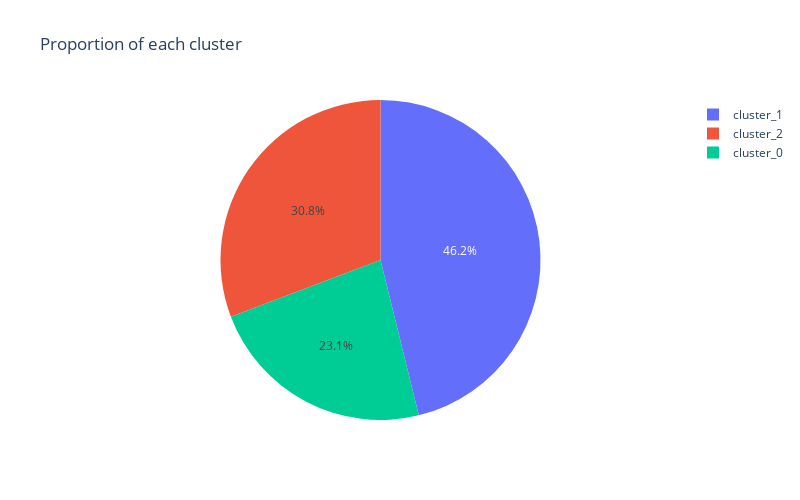

The notebook cell this image was saved under:
### Code cell
# proportion of each cluster
proportions = pd.Index(cluster_labels).value_counts().sort_index() / len(cluster_labels)

fig = go.Figure(data=[
                      go.Pie(values=proportions.values, labels=[f"cluster_{i}" for i in proportions.index])
])

fig.update_layout(
    title="Proportion of each cluster",
    height=500,
    width=800
)

fig.show()

### Figure 1 — Plotly figure (JSON) as saved in the notebook; plotly's stock layout.template omitted (floating-point values rounded to 4 significant figures)
{"data": [{"labels": ["cluster_0", "cluster_1", "cluster_2"], "type": "pie", "values": [0.2308, 0.4615, 0.3077]}], "layout": {"height": 500, "title": {"text": "Proportion of each cluster"}, "width": 800}}
